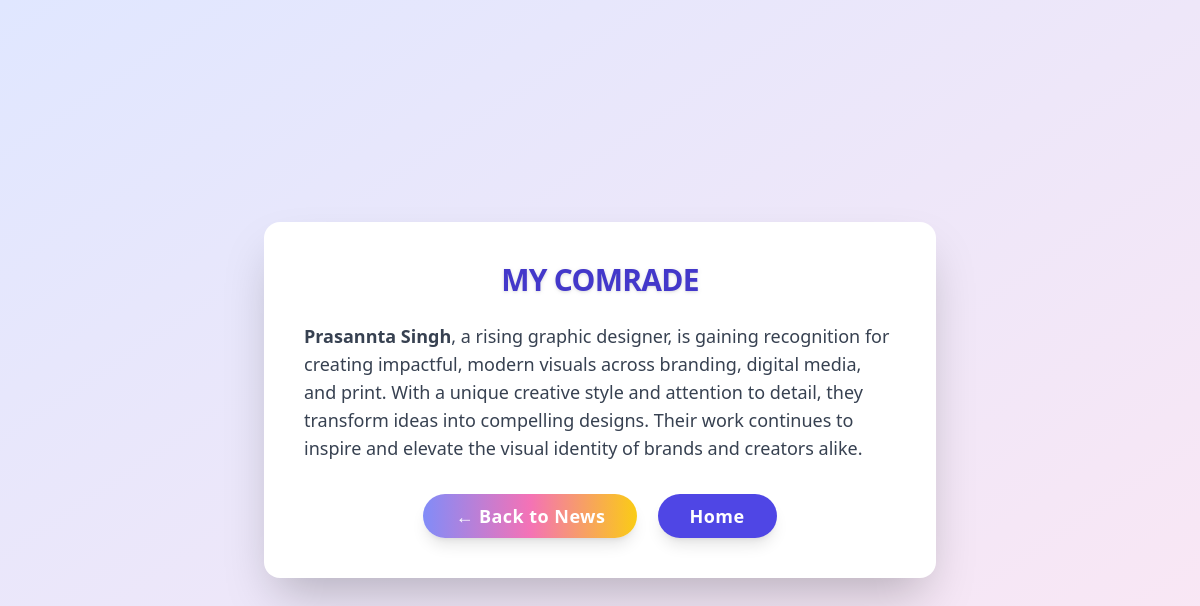
Page /news-details/my-comrade/ on the committed database.
### news/models.py (models this page shows)
class News(models.Model):
  title=models.CharField(max_length=100)
  news_desc=HTMLField()
  news_slug=AutoSlugField(populate_from="title",unique=True,null=True,default=None)

### practice_project/views.py (the view)
# urls.py: path("news-details/<slug:slug>/", views.NewsDetails, name='news-details')
def NewsDetails(request, slug):
    try:
        news = News.objects.get(news_slug=slug)
    except News.DoesNotExist:
        return HttpResponse("News not found", status=404)
    return render(request, 'news_detail.html', {'news': news})

### templates/news_detail.html (shortened to what this page needs)
<!DOCTYPE html>
<html lang="en">
  <head>
    <script src="https://cdn.tailwindcss.com"></script>
  </head>
  <body
    class="bg-gradient-to-br from-indigo-100 to-pink-100 min-h-screen flex items-center justify-center"
  >
    <div class="bg-white shadow-2xl rounded-2xl p-10 w-full max-w-2xl mx-auto">
      <h1
        class="text-3xl font-extrabold text-indigo-700 mb-6 tracking-tight drop-shadow text-center"
      >
        {{ news.title }}
      </h1>
      <div class="text-gray-700 prose max-w-none mb-8 text-lg">
        {{ news.news_desc|safe }}
      </div>
      <div class="mt-8 text-center">
        <a
          href="/news/"
          class="inline-block bg-gradient-to-r from-indigo-400 via-pink-400 to-yellow-400 hover:from-indigo-500 hover:via-pink-500 hover:to-yellow-500 text-white font-bold py-2 px-8 rounded-full shadow-lg transition duration-300 text-lg tracking-wide"
        >
          ← Back to News
        </a>
        <a
          href="/"
          class="inline-block ml-4 bg-indigo-600 hover:bg-indigo-700 text-white font-bold py-2 px-8 rounded-full shadow-lg transition duration-300 text-lg tracking-wide"
        >
          Home
        </a>
      </div>
    </div>
  </body>
</html>

### rows in the picture
News: title "MY COMRADE", news_desc "Prasannta Singh , a rising graphic designer, is gaining recognition for creating impactful, modern visuals across branding, digital media, and print. With a unique creative style and attention to detail, they transform ideas into compelling designs. Their work continues to inspire and elevate the visual identity of brands and creators alike."
